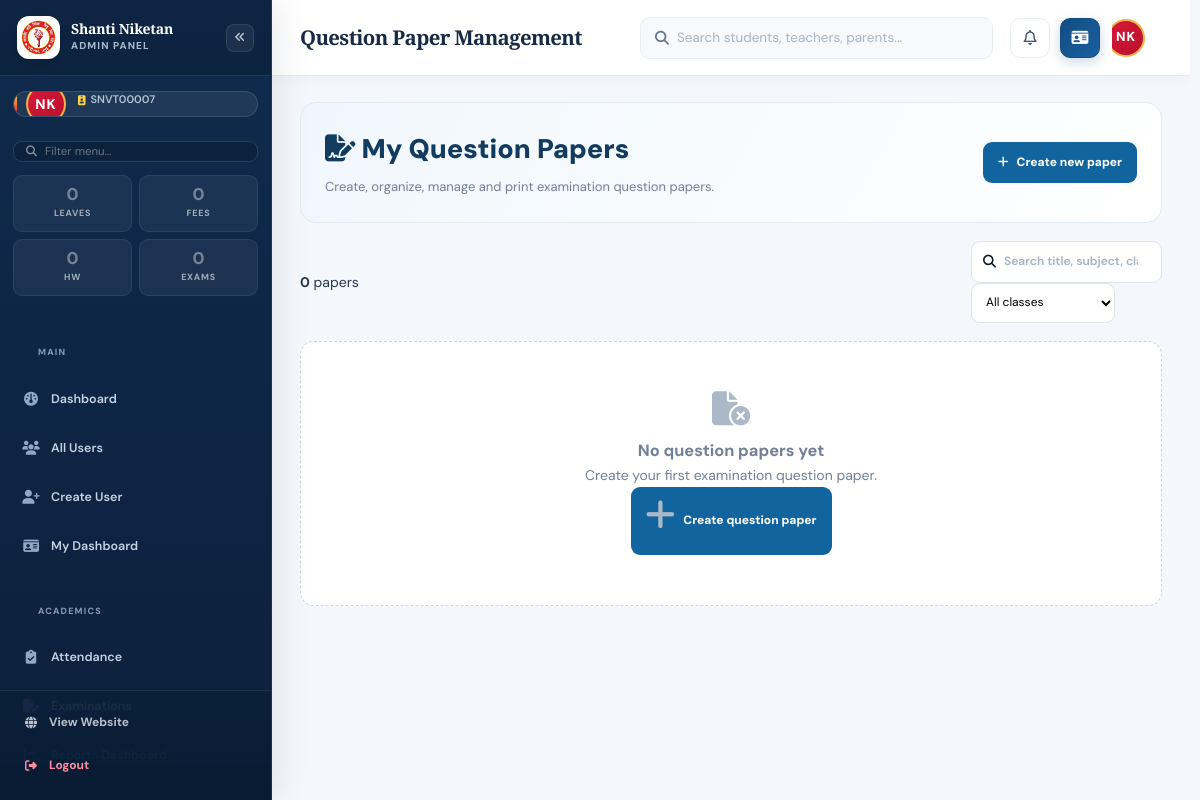
Page /question-papers (signed in) on the committed database.
### tables this page shows
CREATE TABLE users (
            id INTEGER PRIMARY KEY AUTOINCREMENT, unique_id TEXT UNIQUE, role TEXT NOT NULL,
            name TEXT NOT NULL, email TEXT UNIQUE NOT NULL, phone TEXT NOT NULL,
            password_hash TEXT NOT NULL, force_password_change INTEGER DEFAULT 1,
            dob TEXT, gender TEXT, qualification TEXT, experience TEXT, subject TEXT,
            designation TEXT, department TEXT, relation TEXT, child_name TEXT,
            child_class TEXT, address TEXT, is_active INTEGER DEFAULT 1,
            created_at TEXT NOT NULL DEFAULT CURRENT_TIMESTAMP, blood_group TEXT, marital_status TEXT, aadhar TEXT, pan TEXT, nationality TEXT, mother_tongue TEXT, alternate_mobile TEXT, whatsapp TEXT, city TEXT, state TEXT, pincode TEXT, photo_url TEXT, specialization TEXT, classes_assigned TEXT, languages TEXT, employee_id TEXT, joining_date TEXT, employment_type TEXT, total_experience TEXT, previous_school TEXT, salary TEXT, bank_name TEXT, account_number TEXT, ifsc TEXT, emergency_name TEXT, emergency_contact TEXT, notes TEXT, reporting_to TEXT, occupation TEXT, education TEXT, annual_income TEXT, spouse_name TEXT, spouse_occupation TEXT, spouse_mobile TEXT, office_phone TEXT, office_address TEXT, child_admission_no TEXT, child_section TEXT, child_dob TEXT, admission_no TEXT, roll_no TEXT, admission_date TEXT, class_name TEXT, section TEXT, previous_class TEXT, previous_percentage TEXT, category TEXT, religion TEXT, father_name TEXT, father_occupation TEXT, father_mobile TEXT, father_email TEXT, father_education TEXT, mother_name TEXT, mother_occupation TEXT, mother_mobile TEXT, mother_email TEXT, mother_education TEXT, guardian_name TEXT, guardian_relation TEXT, guardian_mobile TEXT, allergies TEXT, medical_conditions TEXT, disability TEXT, transport_route TEXT, pickup_point TEXT, vehicle_no TEXT, sibling_name TEXT, sibling_class TEXT, hobbies TEXT);

### app.py (the view)
@app.route('/teacher/question-papers')
@app.route('/question-papers')
@login_required
def teacher_question_papers():
    user = get_user_by_id(session.get('user_id'))
    if not user or user['role'] not in ('teacher', 'admin', 'administrator'):
        flash('Access denied.', 'error')
        return redirect(url_for('user_dashboard'))
    db = get_db()
    is_admin = user['role'] in ('admin', 'administrator')
    if is_admin:
        papers = db.execute("""
            SELECT p.*, u.name AS teacher_name, u.unique_id AS teacher_uid,
                   COUNT(q.id) AS question_count
            FROM exam_papers p
            LEFT JOIN users u ON u.id = p.teacher_id
            LEFT JOIN exam_questions q ON q.paper_id = p.id
            GROUP BY p.id
            ORDER BY p.id DESC
        """).fetchall()
    else:
        papers = db.execute("""
            SELECT p.*, COUNT(q.id) AS question_count
            FROM exam_papers p
            LEFT JOIN exam_questions q ON q.paper_id = p.id
            WHERE p.teacher_id = ?
            GROUP BY p.id
            ORDER BY p.id DESC
        """, (user['id'],)).fetchall()
    class_list = get_all_classes(db)
    return render_template(
        'teacher_question_papers.html',
        user=user,
        papers=papers,
        is_admin=is_admin,
        class_list=class_list  # Naya variable pass kiya
    )

### templates/teacher_question_papers.html (shortened to what this page needs)
{% extends "admin_base.html" %}
{% block page_title %}Question Paper Management{% endblock %}
{% block content %}
<div class="qpl">
    <section class="qpl-hero">
        <div>
            <h2><i class="fa-solid fa-file-signature"></i>
                {% if is_admin %}All Teachers' Question Papers{% else %}My Question Papers{% endif %}
            </h2>
            <p>Create, organize, manage and print examination question papers.</p>
        </div>
        <a href="{{ url_for('create_question_paper') }}" class="qpl-btn">
            <i class="fa-solid fa-plus"></i> Create new paper
        </a>
    </section>
    <div class="qpl-toolbar">
        <div><strong id="paperCount">{{ papers|length }}</strong> <span class="text-muted small">papers</span></div>
        <div class="d-flex flex-wrap gap-2">
            <label class="qpl-search">
                <i class="fa-solid fa-magnifying-glass text-muted"></i>
                <input type="search" id="paperSearch" placeholder="Search title, subject, class or teacher"
                    aria-label="Search papers">
            </label>
            <select id="classFilter" class="qpl-filter" aria-label="Filter by class">
                <option value="">All classes</option>
            </select>
        </div>
    </div>
    <div class="qpl-grid" id="paperGrid">
        {% for p in papers %}
        <article class="qpl-card"
            data-search="{{ ((p['title'] or '') ~ ' ' ~ (p['subject'] or '') ~ ' ' ~ (p['class_name'] or ''))|lower }}"
            data-class="{{ (p['class_name'] or '')|lower }}">
            <div class="qpl-tags">
                <span class="qpl-tag">CLASS {{ p['class_name'] }}</span>
                <span class="qpl-tag">{{ p['subject'] }}</span>
            </div>
            <h3>{{ p['title'] }}</h3>
            {% if is_admin %}
            <div class="qpl-teacher"><i class="fa-solid fa-user-tie"></i>
                {{ p['teacher_name'] or 'Unknown teacher' }}
                {% if p['teacher_uid'] %}({{ p['teacher_uid'] }}){% endif %}
            </div>
            {% endif %}
            <div class="qpl-meta">
                <span><i class="fa-solid fa-star"></i> Full marks: {{ p['max_marks'] }}</span>
                <span><i class="fa-regular fa-clock"></i> {{ p['time_allowed'] }}</span>
                <span><i class="fa-solid fa-list-ol"></i> {{ p['question_count'] }} questions</span>
            </div>
            <div class="qpl-actions">
                <a class="qpl-action qpl-edit" href="{{ url_for('edit_question_paper', paper_id=p['id']) }}">
                    <i class="fa-solid fa-pen-to-square"></i> Manage
                </a>
                <a class="qpl-action qpl-print" href="{{ url_for('print_question_paper', paper_id=p['id']) }}"
                    target="_blank" rel="noopener">
                    <i class="fa-solid fa-print"></i> Preview / Print
                </a>
                <form method="POST" action="{{ url_for('delete_question_paper', paper_id=p['id']) }}"
                    onsubmit="return confirm('Delete this paper and all its questions?');">
                    <button type="submit" class="qpl-action qpl-delete"><i class="fa-solid fa-trash"></i>
                        Delete</button>
                </form>
            </div>
        </article>
        {% else %}
        <div class="qpl-empty" id="emptyPapers">
            <i class="fa-solid fa-file-circle-xmark"></i>
            <h3>No question papers yet</h3>
            <p>Create your first examination question paper.</p>
            <a href="{{ url_for('create_question_paper') }}" class="qpl-btn"><i class="fa-solid fa-plus"></i> Create
                question paper</a>
        </div>
        {% endfor %}
    </div>
</div>
{% endblock %}

### templates/admin_base.html (shortened to what this page needs)
<!DOCTYPE html>
<html lang="en">
<head>
    <link rel="stylesheet" href="https://cdnjs.cloudflare.com/ajax/libs/font-awesome/6.5.2/css/all.min.css">
    <link rel="stylesheet" href="{{ url_for('static', filename='css/style.css') }}">
</head>
<body class="admin-body">
    <aside class="admin-sidebar" id="adminSidebar" aria-label="Admin sidebar">
        <div class="admin-sidebar-head">
            <a href="{{ url_for('admin_dashboard') }}" class="admin-logo" aria-label="Admin home">
                <img src="{{ url_for('static', filename='images/school_logo.png') }}" alt="School Logo"
                    class="school_logo">
                <div class="brand-text">
                    <strong>Shanti Niketan</strong>
                    <small>Admin Panel</small>
                </div>
            </a>
            <button type="button" class="admin-sidebar-collapse-btn" id="sidebarCollapseBtn"
                aria-label="Collapse sidebar" title="Collapse sidebar">
                <i class="fa-solid fa-angles-left"></i>
            </button>
        </div>
        {% if session.get('user_id') %}
        <div class="admin-user-box">
            {% if session.get('photo_url') %}
            <div class="admin-user-avatar has-photo">
                <img src="{{ session['photo_url'] }}" alt="{{ session['user_name'] }}">
            </div>
            {% else %}
            <div class="admin-user-avatar">
                {{ session['user_name'].split()[0][0] | upper }}{{ session['user_name'].split()[-1][0] | upper if
                session['user_name'].split()|length > 1 else '' }}
            </div>
            {% endif %}
            <div class="admin-user-text">
                <small><i class="fa-solid fa-id-badge"></i> {{ session.get('unique_id', 'N/A') }}</small>
                <span class="admin-role-badge">
                </span>
            </div>
        </div>
        {% endif %}
        <div class="admin-sidebar-search">
            <i class="fa-solid fa-magnifying-glass"></i>
            <input type="text" id="sidebarSearch" placeholder="Filter menu..." autocomplete="off">
        </div>
        <div class="admin-quick-stats">
            <a href="{{ url_for('admin_leaves') }}" class="admin-qstat amber {% if not pending_leaves %}zero{% endif %}"
                title="Pending leave requests">
                <strong>{{ pending_leaves or 0 }}</strong>
                <small>Leaves</small>
            </a>
            <a href="{{ url_for('admin_fees') }}" class="admin-qstat green {% if not pending_fees %}zero{% endif %}"
                title="Pending fee verifications">
                <strong>{{ pending_fees or 0 }}</strong>
                <small>Fees</small>
            </a>
            <a href="{{ url_for('admin_homework') }}"
                class="admin-qstat purple {% if not total_homework %}zero{% endif %}" title="Total homework">
                <strong>{{ total_homework or 0 }}</strong>
                <small>HW</small>
            </a>
            <a href="{{ url_for('admin_exams_list') }}"
                class="admin-qstat blue {% if not pending_exam_submissions %}zero{% endif %}"
                title="Pending exam submissions">
                <strong>{{ pending_exam_submissions or 0 }}</strong>
                <small>Exams</small>
            </a>
        </div>
        <nav class="admin-nav">
            <div class="admin-nav-group-label">Main</div>
            <a href="{{ url_for('admin_dashboard') }}"
                class="admin-nav-link {% if active_page == 'dashboard' %}active{% endif %}" data-label="Dashboard">
                <i class="fa-solid fa-gauge"></i><span class="nav-label">Dashboard</span>
            </a>
            <a href="{{ url_for('admin_users') }}"
                class="admin-nav-link {% if active_page == 'users' %}active{% endif %}" data-label="All Users">
                <i class="fa-solid fa-users"></i><span class="nav-label">All Users</span>
            </a>
            <a href="{{ url_for('admin_create_user') }}"
                class="admin-nav-link {% if active_page == 'create_user' %}active{% endif %}" data-label="Create User">
                <i class="fa-solid fa-user-plus"></i><span class="nav-label">Create User</span>
            </a>
            <a href="{{ url_for('user_dashboard') }}" class="admin-nav-link" data-label="My Dashboard">
                <i class="fa-solid fa-id-card"></i><span class="nav-label">My Dashboard</span>
            </a>
            <div class="admin-nav-group-label">Academics</div>
            <a href="{{ url_for('admin_attendance') }}"
                class="admin-nav-link {% if active_page == 'attendance' %}active{% endif %}" data-label="Attendance">
                <i class="fa-solid fa-clipboard-check"></i><span class="nav-label">Attendance</span>
            </a>
            <a href="{{ url_for('admin_exams_list') }}"
                class="admin-nav-link {% if active_page == 'exams' %}active{% endif %}" data-label="Examinations">
                <i class="fa-solid fa-file-pen"></i><span class="nav-label">Examinations</span>
            </a>
            <a href="{{ url_for('admin_reports_dashboard') }}"
                class="admin-nav-link {% if active_page == 'reports_dashboard' %}active{% endif %}"
                data-label="Reports Dashboard">
                <i class="fa-solid fa-chart-line"></i><span class="nav-label">Reports Dashboard</span>
            </a>
            <a href="{{ url_for('teacher_question_papers') }}"
                class="admin-nav-link {% if active_page == 'question_papers' %}active{% endif %}"
                data-label="Question Papers">
                <span class="nav-label">Question Papers</span>
            </a>
        </nav>
        <div class="admin-sidebar-foot">
            <a href="{{ url_for('home') }}" target="_blank" rel="noopener" class="admin-sidebar-foot-link">
                <i class="fa-solid fa-globe"></i><span>View Website</span>
            </a>
            <a href="{{ url_for('logout') }}" class="admin-sidebar-foot-link logout">
                <i class="fa-solid fa-right-from-bracket"></i><span>Logout</span>
            </a>
        </div>
    </aside>
    <div class="admin-main">
        <header class="admin-topbar">
            <h1 class="admin-page-title">{% block page_title %}Dashboard{% endblock %}</h1>
            <form class="admin-search" action="{{ url_for('admin_users') }}" method="get" role="search">
                <i class="fa-solid fa-magnifying-glass"></i>
                <input type="search" name="q" value="{{ request.args.get('q', '') }}"
                    placeholder="Search students, teachers, parents..." aria-label="Search">
            </form>
            <div class="admin-user-info">
                <div class="admin-topbar-notif" id="adminNotifWrapper">
                    <button type="button" class="admin-topbar-icon admin-notif-btn" id="adminNotifBtn"
                        aria-haspopup="true" aria-expanded="false" aria-controls="adminNotifDropdown"
                        aria-label="Notifications" title="Notifications">
                        <i class="fa-regular fa-bell"></i>
                        {% set total_notifs = (pending_leaves or 0) + (pending_fees or 0) + (total_homework or 0) +
                        (pending_exam_submissions or 0) %}
                    </button>
                </div>
                <a href="{{ url_for('user_dashboard') }}" class="admin-topbar-icon admin-my-dash-btn"
                    aria-label="My Dashboard" title="My Dashboard">
                    <i class="fa-solid fa-id-card"></i>
                </a>
                <div class="admin-user-profile" id="adminUserProfile">
                    <button type="button" class="admin-user-btn" id="adminUserBtn" aria-haspopup="true"
                        aria-expanded="false" aria-controls="adminUserDropdown"
                        title="{{ session['user_name'] }} — click to open menu">
                        {% if session.get('photo_url') %}
                        <div class="admin-user-avatar has-photo">
                            <img src="{{ session['photo_url'] }}" alt="{{ session['user_name'] }}">
                        </div>
                        {% else %}
                        <div class="admin-user-avatar">
                            {{ session['user_name'].split()[0][0] | upper }}{{ session['user_name'].split()[-1][0] |
                            upper if session['user_name'].split()|length > 1 else '' }}
                        </div>
                        {% endif %}
                    </button>
                </div>
            </div>
        </header>
        <div class="admin-content">
            {% block content %}{% endblock %}
        </div>
    </div>
</body>
</html>

### rows in the picture
users: user_name "N", user_name|length "K", get "SNVT00007"

### other values in the picture
{{ pending_leaves or 0 }} "0"
{{ pending_fees or 0 }} "0"
{{ total_homework or 0 }} "0"
{{ pending_exam_submissions or 0 }} "0"
{{ papers|length }} "0"
